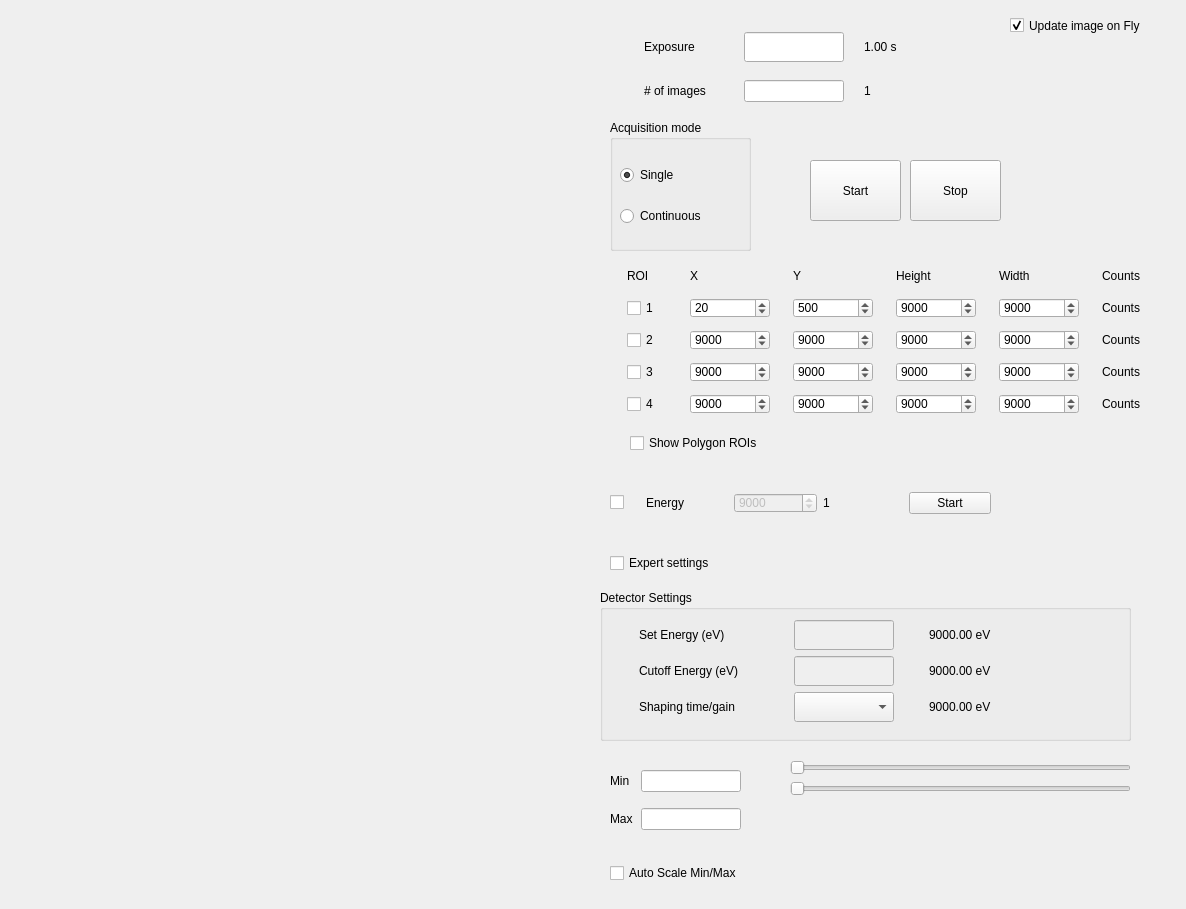
<?xml version="1.0" encoding="UTF-8"?>
<ui version="4.0">
 <class>Form</class>
 <widget class="QWidget" name="Form">
  <property name="geometry">
   <rect>
    <x>0</x>
    <y>0</y>
    <width>1186</width>
    <height>909</height>
   </rect>
  </property>
  <property name="sizePolicy">
   <sizepolicy hsizetype="Preferred" vsizetype="Fixed">
    <horstretch>0</horstretch>
    <verstretch>0</verstretch>
   </sizepolicy>
  </property>
  <property name="windowTitle">
   <string>Pilatus Detector</string>
  </property>
  <widget class="QWidget" name="verticalLayoutWidget">
   <property name="geometry">
    <rect>
     <x>10</x>
     <y>10</y>
     <width>591</width>
     <height>881</height>
    </rect>
   </property>
   <layout class="QVBoxLayout" name="verticalLayout_pilatus_image"/>
  </widget>
  <widget class="QWidget" name="gridLayoutWidget">
   <property name="geometry">
    <rect>
     <x>630</x>
     <y>20</y>
     <width>311</width>
     <height>94</height>
    </rect>
   </property>
   <layout class="QGridLayout" name="gridLayout">
    <item row="1" column="2">
     <widget class="QLabel" name="label_num_of_images">
      <property name="maximumSize">
       <size>
        <width>60</width>
        <height>16777215</height>
       </size>
      </property>
      <property name="text">
       <string>1</string>
      </property>
     </widget>
    </item>
    <item row="0" column="0">
     <widget class="QLabel" name="label">
      <property name="maximumSize">
       <size>
        <width>80</width>
        <height>16777215</height>
       </size>
      </property>
      <property name="text">
       <string>Exposure</string>
      </property>
     </widget>
    </item>
    <item row="1" column="0">
     <widget class="QLabel" name="label_3">
      <property name="maximumSize">
       <size>
        <width>80</width>
        <height>20</height>
       </size>
      </property>
      <property name="text">
       <string># of images</string>
      </property>
     </widget>
    </item>
    <item row="0" column="2">
     <widget class="QLabel" name="label_exposure">
      <property name="maximumSize">
       <size>
        <width>60</width>
        <height>16777215</height>
       </size>
      </property>
      <property name="text">
       <string>1.00 s</string>
      </property>
     </widget>
    </item>
    <item row="0" column="1">
     <widget class="QLineEdit" name="lineEdit_exposure">
      <property name="maximumSize">
       <size>
        <width>100</width>
        <height>30</height>
       </size>
      </property>
     </widget>
    </item>
    <item row="1" column="1">
     <widget class="QLineEdit" name="lineEdit_num_of_images">
      <property name="maximumSize">
       <size>
        <width>100</width>
        <height>30</height>
       </size>
      </property>
     </widget>
    </item>
   </layout>
  </widget>
  <widget class="QGroupBox" name="groupBox">
   <property name="geometry">
    <rect>
     <x>610</x>
     <y>120</y>
     <width>141</width>
     <height>131</height>
    </rect>
   </property>
   <property name="title">
    <string>Acquisition mode</string>
   </property>
   <widget class="QWidget" name="verticalLayoutWidget_2">
    <property name="geometry">
     <rect>
      <x>10</x>
      <y>30</y>
      <width>111</width>
      <height>92</height>
     </rect>
    </property>
    <layout class="QVBoxLayout" name="verticalLayout">
     <item>
      <widget class="QRadioButton" name="radioButton_single_exposure">
       <property name="text">
        <string>Single</string>
       </property>
       <property name="checked">
        <bool>true</bool>
       </property>
      </widget>
     </item>
     <item>
      <widget class="QRadioButton" name="radioButton_continuous_exposure">
       <property name="text">
        <string>Continuous</string>
       </property>
      </widget>
     </item>
    </layout>
   </widget>
  </widget>
  <widget class="QPushButton" name="pushButton_start">
   <property name="geometry">
    <rect>
     <x>810</x>
     <y>160</y>
     <width>91</width>
     <height>61</height>
    </rect>
   </property>
   <property name="text">
    <string>Start</string>
   </property>
  </widget>
  <widget class="QPushButton" name="pushButton_stop">
   <property name="geometry">
    <rect>
     <x>910</x>
     <y>160</y>
     <width>91</width>
     <height>61</height>
    </rect>
   </property>
   <property name="text">
    <string>Stop</string>
   </property>
  </widget>
  <widget class="QWidget" name="gridLayoutWidget_2">
   <property name="geometry">
    <rect>
     <x>610</x>
     <y>470</y>
     <width>381</width>
     <height>66</height>
    </rect>
   </property>
   <layout class="QGridLayout" name="gridLayout_2">
    <item row="0" column="0">
     <widget class="QCheckBox" name="checkBox_enable_energy_change">
      <property name="maximumSize">
       <size>
        <width>30</width>
        <height>16777215</height>
       </size>
      </property>
      <property name="text">
       <string/>
      </property>
     </widget>
    </item>
    <item row="0" column="2">
     <widget class="QSpinBox" name="spinBox_mono_energy">
      <property name="enabled">
       <bool>false</bool>
      </property>
      <property name="maximumSize">
       <size>
        <width>100</width>
        <height>20</height>
       </size>
      </property>
      <property name="maximum">
       <number>32000</number>
      </property>
      <property name="value">
       <number>9000</number>
      </property>
     </widget>
    </item>
    <item row="0" column="3">
     <widget class="QLabel" name="label_current_energy">
      <property name="minimumSize">
       <size>
        <width>60</width>
        <height>0</height>
       </size>
      </property>
      <property name="maximumSize">
       <size>
        <width>80</width>
        <height>20</height>
       </size>
      </property>
      <property name="text">
       <string>1</string>
      </property>
     </widget>
    </item>
    <item row="0" column="4">
     <widget class="QPushButton" name="pushButton_move_energy">
      <property name="text">
       <string>Start</string>
      </property>
     </widget>
    </item>
    <item row="0" column="1">
     <widget class="QLabel" name="label_4">
      <property name="maximumSize">
       <size>
        <width>16777215</width>
        <height>20</height>
       </size>
      </property>
      <property name="text">
       <string>Energy</string>
      </property>
     </widget>
    </item>
   </layout>
  </widget>
  <widget class="QWidget" name="gridLayoutWidget_3">
   <property name="geometry">
    <rect>
     <x>610</x>
     <y>260</y>
     <width>571</width>
     <height>161</height>
    </rect>
   </property>
   <layout class="QGridLayout" name="gridLayout_3">
    <item row="0" column="5">
     <widget class="QLabel" name="label_12">
      <property name="minimumSize">
       <size>
        <width>60</width>
        <height>0</height>
       </size>
      </property>
      <property name="maximumSize">
       <size>
        <width>60</width>
        <height>16777215</height>
       </size>
      </property>
      <property name="text">
       <string>Counts</string>
      </property>
     </widget>
    </item>
    <item row="3" column="4">
     <widget class="QSpinBox" name="spinBox_roi3_height">
      <property name="maximumSize">
       <size>
        <width>80</width>
        <height>20</height>
       </size>
      </property>
      <property name="maximum">
       <number>32000</number>
      </property>
      <property name="value">
       <number>9000</number>
      </property>
     </widget>
    </item>
    <item row="1" column="3">
     <widget class="QSpinBox" name="spinBox_roi1_width">
      <property name="maximumSize">
       <size>
        <width>80</width>
        <height>20</height>
       </size>
      </property>
      <property name="maximum">
       <number>32000</number>
      </property>
      <property name="value">
       <number>9000</number>
      </property>
     </widget>
    </item>
    <item row="0" column="3">
     <widget class="QLabel" name="label_size_x">
      <property name="text">
       <string>Height</string>
      </property>
     </widget>
    </item>
    <item row="1" column="5">
     <widget class="QLabel" name="label_counts_roi1">
      <property name="minimumSize">
       <size>
        <width>60</width>
        <height>0</height>
       </size>
      </property>
      <property name="maximumSize">
       <size>
        <width>80</width>
        <height>16777215</height>
       </size>
      </property>
      <property name="text">
       <string>Counts</string>
      </property>
     </widget>
    </item>
    <item row="2" column="3">
     <widget class="QSpinBox" name="spinBox_roi2_width">
      <property name="maximumSize">
       <size>
        <width>80</width>
        <height>20</height>
       </size>
      </property>
      <property name="maximum">
       <number>32000</number>
      </property>
      <property name="value">
       <number>9000</number>
      </property>
     </widget>
    </item>
    <item row="1" column="0">
     <widget class="QCheckBox" name="checkBox_roi1">
      <property name="maximumSize">
       <size>
        <width>40</width>
        <height>16777215</height>
       </size>
      </property>
      <property name="text">
       <string>1</string>
      </property>
      <property name="checked">
       <bool>false</bool>
      </property>
     </widget>
    </item>
    <item row="1" column="1">
     <widget class="QSpinBox" name="spinBox_roi1_min_x">
      <property name="maximumSize">
       <size>
        <width>80</width>
        <height>20</height>
       </size>
      </property>
      <property name="maximum">
       <number>32000</number>
      </property>
      <property name="value">
       <number>20</number>
      </property>
     </widget>
    </item>
    <item row="2" column="5">
     <widget class="QLabel" name="label_counts_roi2">
      <property name="minimumSize">
       <size>
        <width>60</width>
        <height>0</height>
       </size>
      </property>
      <property name="maximumSize">
       <size>
        <width>80</width>
        <height>16777215</height>
       </size>
      </property>
      <property name="text">
       <string>Counts</string>
      </property>
     </widget>
    </item>
    <item row="2" column="1">
     <widget class="QSpinBox" name="spinBox_roi2_min_x">
      <property name="maximumSize">
       <size>
        <width>80</width>
        <height>20</height>
       </size>
      </property>
      <property name="maximum">
       <number>32000</number>
      </property>
      <property name="value">
       <number>9000</number>
      </property>
     </widget>
    </item>
    <item row="0" column="2">
     <widget class="QLabel" name="label_y">
      <property name="text">
       <string>Y</string>
      </property>
     </widget>
    </item>
    <item row="0" column="4">
     <widget class="QLabel" name="label_size_y">
      <property name="text">
       <string>Width</string>
      </property>
     </widget>
    </item>
    <item row="4" column="0">
     <widget class="QCheckBox" name="checkBox_roi4">
      <property name="maximumSize">
       <size>
        <width>40</width>
        <height>16777215</height>
       </size>
      </property>
      <property name="text">
       <string>4</string>
      </property>
     </widget>
    </item>
    <item row="2" column="0">
     <widget class="QCheckBox" name="checkBox_roi2">
      <property name="maximumSize">
       <size>
        <width>40</width>
        <height>16777215</height>
       </size>
      </property>
      <property name="text">
       <string>2</string>
      </property>
     </widget>
    </item>
    <item row="2" column="2">
     <widget class="QSpinBox" name="spinBox_roi2_min_y">
      <property name="maximumSize">
       <size>
        <width>80</width>
        <height>20</height>
       </size>
      </property>
      <property name="maximum">
       <number>32000</number>
      </property>
      <property name="value">
       <number>9000</number>
      </property>
     </widget>
    </item>
    <item row="4" column="2">
     <widget class="QSpinBox" name="spinBox_roi4_min_y">
      <property name="maximumSize">
       <size>
        <width>80</width>
        <height>20</height>
       </size>
      </property>
      <property name="maximum">
       <number>32000</number>
      </property>
      <property name="value">
       <number>9000</number>
      </property>
     </widget>
    </item>
    <item row="3" column="5">
     <widget class="QLabel" name="label_counts_roi3">
      <property name="minimumSize">
       <size>
        <width>60</width>
        <height>0</height>
       </size>
      </property>
      <property name="maximumSize">
       <size>
        <width>80</width>
        <height>16777215</height>
       </size>
      </property>
      <property name="text">
       <string>Counts</string>
      </property>
     </widget>
    </item>
    <item row="4" column="4">
     <widget class="QSpinBox" name="spinBox_roi4_height">
      <property name="maximumSize">
       <size>
        <width>80</width>
        <height>20</height>
       </size>
      </property>
      <property name="maximum">
       <number>32000</number>
      </property>
      <property name="value">
       <number>9000</number>
      </property>
     </widget>
    </item>
    <item row="1" column="2">
     <widget class="QSpinBox" name="spinBox_roi1_min_y">
      <property name="maximumSize">
       <size>
        <width>80</width>
        <height>20</height>
       </size>
      </property>
      <property name="maximum">
       <number>32000</number>
      </property>
      <property name="value">
       <number>500</number>
      </property>
     </widget>
    </item>
    <item row="0" column="0">
     <widget class="QLabel" name="label_5">
      <property name="maximumSize">
       <size>
        <width>16777215</width>
        <height>20</height>
       </size>
      </property>
      <property name="text">
       <string>ROI</string>
      </property>
     </widget>
    </item>
    <item row="3" column="0">
     <widget class="QCheckBox" name="checkBox_roi3">
      <property name="maximumSize">
       <size>
        <width>40</width>
        <height>16777215</height>
       </size>
      </property>
      <property name="text">
       <string>3</string>
      </property>
     </widget>
    </item>
    <item row="4" column="3">
     <widget class="QSpinBox" name="spinBox_roi4_width">
      <property name="maximumSize">
       <size>
        <width>80</width>
        <height>20</height>
       </size>
      </property>
      <property name="maximum">
       <number>32000</number>
      </property>
      <property name="value">
       <number>9000</number>
      </property>
     </widget>
    </item>
    <item row="2" column="4">
     <widget class="QSpinBox" name="spinBox_roi2_height">
      <property name="maximumSize">
       <size>
        <width>80</width>
        <height>20</height>
       </size>
      </property>
      <property name="maximum">
       <number>32000</number>
      </property>
      <property name="value">
       <number>9000</number>
      </property>
     </widget>
    </item>
    <item row="4" column="1">
     <widget class="QSpinBox" name="spinBox_roi4_min_x">
      <property name="maximumSize">
       <size>
        <width>80</width>
        <height>20</height>
       </size>
      </property>
      <property name="maximum">
       <number>32000</number>
      </property>
      <property name="value">
       <number>9000</number>
      </property>
     </widget>
    </item>
    <item row="3" column="2">
     <widget class="QSpinBox" name="spinBox_roi3_min_y">
      <property name="maximumSize">
       <size>
        <width>80</width>
        <height>20</height>
       </size>
      </property>
      <property name="maximum">
       <number>32000</number>
      </property>
      <property name="value">
       <number>9000</number>
      </property>
     </widget>
    </item>
    <item row="0" column="1">
     <widget class="QLabel" name="label_x">
      <property name="text">
       <string>X</string>
      </property>
      <property name="textFormat">
       <enum>Qt::RichText</enum>
      </property>
     </widget>
    </item>
    <item row="3" column="3">
     <widget class="QSpinBox" name="spinBox_roi3_width">
      <property name="maximumSize">
       <size>
        <width>80</width>
        <height>20</height>
       </size>
      </property>
      <property name="maximum">
       <number>32000</number>
      </property>
      <property name="value">
       <number>9000</number>
      </property>
     </widget>
    </item>
    <item row="3" column="1">
     <widget class="QSpinBox" name="spinBox_roi3_min_x">
      <property name="maximumSize">
       <size>
        <width>80</width>
        <height>20</height>
       </size>
      </property>
      <property name="maximum">
       <number>32000</number>
      </property>
      <property name="value">
       <number>9000</number>
      </property>
     </widget>
    </item>
    <item row="1" column="4">
     <widget class="QSpinBox" name="spinBox_roi1_height">
      <property name="maximumSize">
       <size>
        <width>80</width>
        <height>20</height>
       </size>
      </property>
      <property name="maximum">
       <number>32000</number>
      </property>
      <property name="value">
       <number>9000</number>
      </property>
     </widget>
    </item>
    <item row="4" column="5">
     <widget class="QLabel" name="label_counts_roi4">
      <property name="minimumSize">
       <size>
        <width>60</width>
        <height>0</height>
       </size>
      </property>
      <property name="maximumSize">
       <size>
        <width>80</width>
        <height>16777215</height>
       </size>
      </property>
      <property name="text">
       <string>Counts</string>
      </property>
     </widget>
    </item>
   </layout>
  </widget>
  <widget class="QGroupBox" name="groupBox_2">
   <property name="geometry">
    <rect>
     <x>600</x>
     <y>590</y>
     <width>531</width>
     <height>151</height>
    </rect>
   </property>
   <property name="title">
    <string>Detector Settings</string>
   </property>
   <widget class="QWidget" name="gridLayoutWidget_4">
    <property name="geometry">
     <rect>
      <x>10</x>
      <y>30</y>
      <width>431</width>
      <height>104</height>
     </rect>
    </property>
    <layout class="QGridLayout" name="gridLayout_4">
     <item row="2" column="0">
      <widget class="QLabel" name="label_7">
       <property name="maximumSize">
        <size>
         <width>120</width>
         <height>16777215</height>
        </size>
       </property>
       <property name="text">
        <string>Shaping time/gain</string>
       </property>
      </widget>
     </item>
     <item row="0" column="0">
      <widget class="QLabel" name="label_2">
       <property name="maximumSize">
        <size>
         <width>120</width>
         <height>16777215</height>
        </size>
       </property>
       <property name="text">
        <string>Set Energy (eV)</string>
       </property>
      </widget>
     </item>
     <item row="1" column="0">
      <widget class="QLabel" name="label_6">
       <property name="maximumSize">
        <size>
         <width>120</width>
         <height>16777215</height>
        </size>
       </property>
       <property name="text">
        <string>Cutoff Energy (eV)</string>
       </property>
      </widget>
     </item>
     <item row="2" column="1">
      <widget class="QComboBox" name="comboBox_shapetime">
       <property name="maximumSize">
        <size>
         <width>300</width>
         <height>30</height>
        </size>
       </property>
      </widget>
     </item>
     <item row="0" column="2">
      <widget class="QLabel" name="label_set_energy">
       <property name="maximumSize">
        <size>
         <width>80</width>
         <height>16777215</height>
        </size>
       </property>
       <property name="text">
        <string>9000.00 eV</string>
       </property>
      </widget>
     </item>
     <item row="1" column="2">
      <widget class="QLabel" name="label_cutoff_energy">
       <property name="maximumSize">
        <size>
         <width>80</width>
         <height>16777215</height>
        </size>
       </property>
       <property name="text">
        <string>9000.00 eV</string>
       </property>
      </widget>
     </item>
     <item row="0" column="1">
      <widget class="QLineEdit" name="lineEdit_set_energy">
       <property name="enabled">
        <bool>false</bool>
       </property>
       <property name="maximumSize">
        <size>
         <width>100</width>
         <height>30</height>
        </size>
       </property>
      </widget>
     </item>
     <item row="1" column="1">
      <widget class="QLineEdit" name="lineEdit_cutoff_energy">
       <property name="enabled">
        <bool>false</bool>
       </property>
       <property name="maximumSize">
        <size>
         <width>100</width>
         <height>30</height>
        </size>
       </property>
      </widget>
     </item>
     <item row="2" column="2">
      <widget class="QLabel" name="label_gain">
       <property name="maximumSize">
        <size>
         <width>300</width>
         <height>16777215</height>
        </size>
       </property>
       <property name="text">
        <string>9000.00 eV</string>
       </property>
      </widget>
     </item>
    </layout>
   </widget>
  </widget>
  <widget class="QCheckBox" name="checkBox_auto_scale">
   <property name="geometry">
    <rect>
     <x>610</x>
     <y>860</y>
     <width>171</width>
     <height>26</height>
    </rect>
   </property>
   <property name="text">
    <string>Auto Scale Min/Max</string>
   </property>
  </widget>
  <widget class="QCheckBox" name="checkBox_detector_settings">
   <property name="geometry">
    <rect>
     <x>610</x>
     <y>550</y>
     <width>131</width>
     <height>26</height>
    </rect>
   </property>
   <property name="text">
    <string>Expert settings</string>
   </property>
  </widget>
  <widget class="QWidget" name="gridLayoutWidget_5">
   <property name="geometry">
    <rect>
     <x>610</x>
     <y>760</y>
     <width>161</width>
     <height>80</height>
    </rect>
   </property>
   <layout class="QGridLayout" name="gridLayout_5">
    <item row="1" column="0">
     <widget class="QLabel" name="label_14">
      <property name="text">
       <string>Max</string>
      </property>
     </widget>
    </item>
    <item row="1" column="1">
     <widget class="QLineEdit" name="lineEdit_max">
      <property name="maximumSize">
       <size>
        <width>100</width>
        <height>16777215</height>
       </size>
      </property>
     </widget>
    </item>
    <item row="0" column="1">
     <widget class="QLineEdit" name="lineEdit_min">
      <property name="maximumSize">
       <size>
        <width>100</width>
        <height>16777215</height>
       </size>
      </property>
     </widget>
    </item>
    <item row="0" column="0">
     <widget class="QLabel" name="label_13">
      <property name="text">
       <string>Min</string>
      </property>
     </widget>
    </item>
    <item row="1" column="2">
     <widget class="QLabel" name="label_max">
      <property name="maximumSize">
       <size>
        <width>100</width>
        <height>16777215</height>
       </size>
      </property>
      <property name="text">
       <string/>
      </property>
     </widget>
    </item>
    <item row="0" column="2">
     <widget class="QLabel" name="label_min">
      <property name="maximumSize">
       <size>
        <width>100</width>
        <height>100</height>
       </size>
      </property>
      <property name="text">
       <string/>
      </property>
     </widget>
    </item>
   </layout>
  </widget>
  <widget class="QWidget" name="verticalLayoutWidget_3">
   <property name="geometry">
    <rect>
     <x>790</x>
     <y>760</y>
     <width>341</width>
     <height>82</height>
    </rect>
   </property>
   <layout class="QVBoxLayout" name="verticalLayout_2">
    <item>
     <widget class="QSlider" name="horizontalSlider_min">
      <property name="maximum">
       <number>65000</number>
      </property>
      <property name="orientation">
       <enum>Qt::Horizontal</enum>
      </property>
     </widget>
    </item>
    <item>
     <widget class="QSlider" name="horizontalSlider_max">
      <property name="maximum">
       <number>65000</number>
      </property>
      <property name="orientation">
       <enum>Qt::Horizontal</enum>
      </property>
     </widget>
    </item>
    <item>
     <widget class="QLabel" name="label_message">
      <property name="maximumSize">
       <size>
        <width>500</width>
        <height>40</height>
       </size>
      </property>
      <property name="text">
       <string/>
      </property>
     </widget>
    </item>
   </layout>
  </widget>
  <widget class="QCheckBox" name="checkBox_detector_flying">
   <property name="geometry">
    <rect>
     <x>1010</x>
     <y>10</y>
     <width>171</width>
     <height>31</height>
    </rect>
   </property>
   <property name="maximumSize">
    <size>
     <width>16777215</width>
     <height>16777215</height>
    </size>
   </property>
   <property name="text">
    <string>Update image on Fly</string>
   </property>
   <property name="checked">
    <bool>true</bool>
   </property>
  </widget>
  <widget class="QLabel" name="label_detector_state">
   <property name="geometry">
    <rect>
     <x>1020</x>
     <y>180</y>
     <width>91</width>
     <height>31</height>
    </rect>
   </property>
   <property name="text">
    <string/>
   </property>
   <property name="alignment">
    <set>Qt::AlignCenter</set>
   </property>
  </widget>
  <widget class="QCheckBox" name="checkBox_show_polygon_rois">
   <property name="geometry">
    <rect>
     <x>630</x>
     <y>430</y>
     <width>211</width>
     <height>26</height>
    </rect>
   </property>
   <property name="text">
    <string>Show Polygon ROIs</string>
   </property>
  </widget>
 </widget>
 <resources/>
 <connections/>
</ui>
